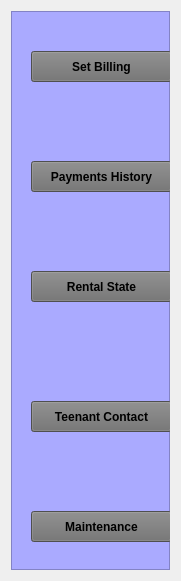
   <widget class="QWidget" name="horizontalLayoutWidget">
    <property name="geometry">
     <rect>
      <x>0</x>
      <y>150</y>
      <width>181</width>
      <height>581</height>
     </rect>
    </property>
    <layout class="QHBoxLayout" name="horizontalLayout">
     <item>
      <widget class="QFrame" name="frame">
       <property name="styleSheet">
        <string notr="true">background-color: rgb(170, 170, 255);</string>
       </property>
       <property name="frameShape">
        <enum>QFrame::StyledPanel</enum>
       </property>
       <property name="frameShadow">
        <enum>QFrame::Raised</enum>
       </property>
       <widget class="QPushButton" name="pushButton_3">
        <property name="geometry">
         <rect>
          <x>20</x>
          <y>40</y>
          <width>141</width>
          <height>31</height>
         </rect>
        </property>
        <property name="font">
         <font>
          <pointsize>9</pointsize>
          <weight>75</weight>
          <bold>true</bold>
         </font>
        </property>
        <property name="styleSheet">
         <string notr="true">background-color: rgb(111, 111, 111);</string>
        </property>
        <property name="text">
         <string>Set Billing</string>
        </property>
       </widget>
       <widget class="QPushButton" name="pushButton_4">
        <property name="geometry">
         <rect>
          <x>20</x>
          <y>150</y>
          <width>141</width>
          <height>31</height>
         </rect>
        </property>
        <property name="font">
         <font>
          <pointsize>9</pointsize>
          <weight>75</weight>
          <bold>true</bold>
         </font>
        </property>
        <property name="styleSheet">
         <string notr="true">background-color: rgb(111, 111, 111);</string>
        </property>
        <property name="text">
         <string>Payments History</string>
        </property>
       </widget>
       <widget class="QPushButton" name="pushButton_5">
        <property name="geometry">
         <rect>
          <x>20</x>
          <y>260</y>
          <width>141</width>
          <height>31</height>
         </rect>
        </property>
        <property name="font">
         <font>
          <pointsize>9</pointsize>
          <weight>75</weight>
          <bold>true</bold>
         </font>
        </property>
        <property name="styleSheet">
         <string notr="true">background-color: rgb(111, 111, 111);</string>
        </property>
        <property name="text">
         <string>Rental State</string>
        </property>
       </widget>
       <widget class="QPushButton" name="pushButton_6">
        <property name="geometry">
         <rect>
          <x>20</x>
          <y>390</y>
          <width>141</width>
          <height>31</height>
         </rect>
        </property>
        <property name="font">
         <font>
          <pointsize>9</pointsize>
          <weight>75</weight>
          <bold>true</bold>
         </font>
        </property>
        <property name="styleSheet">
         <string notr="true">background-color: rgb(111, 111, 111);</string>
        </property>
        <property name="text">
         <string>Teenant Contact</string>
        </property>
       </widget>
       <widget class="QPushButton" name="pushButton_7">
        <property name="geometry">
         <rect>
          <x>20</x>
          <y>500</y>
          <width>141</width>
          <height>31</height>
         </rect>
        </property>
        <property name="font">
         <font>
          <pointsize>9</pointsize>
          <weight>75</weight>
          <bold>true</bold>
         </font>
        </property>
        <property name="styleSheet">
         <string notr="true">background-color: rgb(111, 111, 111);</string>
        </property>
        <property name="text">
         <string>Maintenance</string>
        </property>
       </widget>
      </widget>
     </item>
    </layout>
   </widget>
